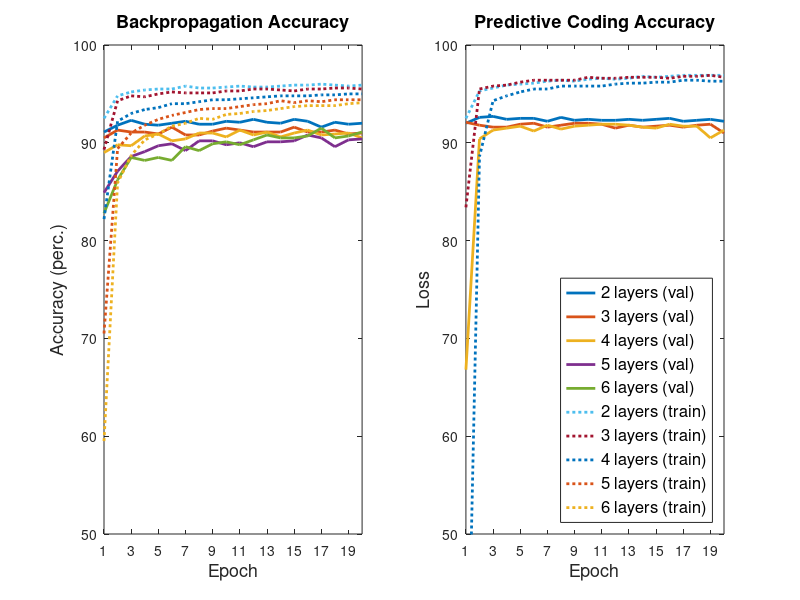

MATLAB code for this plot: (Note: this script raises an error after producing the figure.)
graph_title_text = "Varying Network Depth";

backprop_train_acc_1 = [0.01]
backprop_val_acc_1= [0.01]
pc_train_acc_1= [0.01]
pc_val_acc_1= [0.01]

% exp _2
backprop_train_acc_2 = [0.925, 0.948, 0.952, 0.954, 0.955, 0.955, 0.958, 0.956, 0.956, 0.957, 0.958, 0.957, 0.957, 0.958, 0.959, 0.959, 0.96, 0.959, 0.958, 0.959]
backprop_val_acc_2   = [0.911, 0.918, 0.923, 0.919, 0.918, 0.92, 0.922, 0.919, 0.919, 0.922, 0.921, 0.924, 0.921, 0.92, 0.924, 0.922, 0.916, 0.921, 0.919, 0.92]
pc_train_acc_2       = [0.925, 0.953, 0.956, 0.959, 0.96, 0.961, 0.963, 0.964, 0.963, 0.965, 0.966, 0.965, 0.966, 0.968, 0.967, 0.968, 0.969, 0.969, 0.969, 0.969]
pc_val_acc_2         = [0.92, 0.926, 0.927, 0.924, 0.925, 0.925, 0.922, 0.926, 0.923, 0.924, 0.923, 0.923, 0.924, 0.923, 0.924, 0.925, 0.922, 0.923, 0.924, 0.922]

% exp _3
backprop_train_acc_3 = [0.893, 0.943, 0.948, 0.947, 0.95, 0.952, 0.951, 0.951, 0.951, 0.953, 0.953, 0.955, 0.955, 0.954, 0.953, 0.955, 0.955, 0.956, 0.956, 0.955]
backprop_val_acc_3   = [0.905, 0.913, 0.911, 0.911, 0.909, 0.916, 0.908, 0.908, 0.912, 0.915, 0.913, 0.911, 0.911, 0.911, 0.916, 0.911, 0.911, 0.913, 0.909, 0.91]
pc_train_acc_3       = [0.834, 0.955, 0.958, 0.959, 0.962, 0.964, 0.964, 0.964, 0.964, 0.967, 0.966, 0.966, 0.967, 0.967, 0.967, 0.966, 0.968, 0.968, 0.969, 0.967]
pc_val_acc_3         = [0.921, 0.918, 0.916, 0.916, 0.919, 0.92, 0.916, 0.918, 0.92, 0.92, 0.919, 0.915, 0.918, 0.916, 0.917, 0.918, 0.916, 0.918, 0.919, 0.91]

% exp _4
backprop_train_acc_4 = [0.822, 0.922, 0.93, 0.934, 0.936, 0.94, 0.94, 0.942, 0.944, 0.944, 0.945, 0.946, 0.947, 0.948, 0.948, 0.948, 0.949, 0.949, 0.95, 0.95]
backprop_val_acc_4   = [0.89, 0.898, 0.897, 0.907, 0.909, 0.902, 0.904, 0.91, 0.91, 0.906, 0.913, 0.908, 0.911, 0.906, 0.91, 0.913, 0.908, 0.909, 0.91, 0.905]
pc_train_acc_4       = [0.237, 0.886, 0.943, 0.948, 0.952, 0.955, 0.955, 0.958, 0.958, 0.958, 0.958, 0.96, 0.961, 0.961, 0.962, 0.962, 0.964, 0.964, 0.963, 0.963]
pc_val_acc_4         = [0.668, 0.904, 0.913, 0.915, 0.917, 0.912, 0.918, 0.914, 0.917, 0.918, 0.919, 0.919, 0.918, 0.916, 0.915, 0.919, 0.917, 0.917, 0.905, 0.913]

% exp _5
backprop_train_acc_5 = [0.705, 0.894, 0.91, 0.918, 0.924, 0.928, 0.931, 0.934, 0.935, 0.935, 0.937, 0.939, 0.94, 0.943, 0.941, 0.943, 0.942, 0.944, 0.944, 0.944]
backprop_val_acc_5   = [0.849, 0.871, 0.886, 0.891, 0.897, 0.899, 0.892, 0.902, 0.902, 0.898, 0.9, 0.896, 0.901, 0.901, 0.902, 0.908, 0.905, 0.896, 0.903, 0.904]
pc_train_acc_5       = [0.02, 0.02, 0.021, 0.021, 0.02, 0.021, 0.02, 0.02, 0.021, 0.019, 0.021, 0.021, 0.02, 0.021, 0.019, 0.021, 0.02, 0.019, 0.02, 0.02]
pc_val_acc_5         = [0.021, 0.021, 0.019, 0.021, 0.019, 0.018, 0.021, 0.02, 0.02, 0.019, 0.022, 0.02, 0.019, 0.021, 0.019, 0.02, 0.02, 0.023, 0.021, 0.021]

% exp _6
backprop_train_acc_6 = [0.595, 0.859, 0.887, 0.903, 0.909, 0.917, 0.92, 0.925, 0.924, 0.929, 0.93, 0.932, 0.933, 0.935, 0.937, 0.938, 0.938, 0.938, 0.94, 0.941]
backprop_val_acc_6   = [0.828, 0.862, 0.885, 0.882, 0.885, 0.882, 0.896, 0.892, 0.899, 0.901, 0.898, 0.903, 0.908, 0.905, 0.905, 0.907, 0.915, 0.905, 0.907, 0.911]
pc_train_acc_6       = [0.02, 0.021, 0.02, 0.022, 0.019, 0.02, 0.02, 0.021, 0.021, 0.021, 0.021, 0.02, 0.02, 0.021, 0.019, 0.019, 0.02, 0.021, 0.019, 0.019]
pc_val_acc_6         = [0.02, 0.021, 0.022, 0.02, 0.02, 0.021, 0.018, 0.02, 0.021, 0.019, 0.018, 0.02, 0.02, 0.022, 0.021, 0.02, 0.02, 0.02, 0.022, 0.02]



subplot(1,2,1);

% Backpropagation 
% Val accuracy
plot(backprop_val_acc_2*100, 'LineWidth',2)
hold on

plot(backprop_val_acc_3*100, 'LineWidth',2);
hold on

plot(backprop_val_acc_4*100, 'LineWidth',2);
hold on

plot(backprop_val_acc_5*100, 'LineWidth',2);
hold on

plot(backprop_val_acc_6*100, 'LineWidth',2);
hold on

% Train accuracy
plot(backprop_train_acc_2*100, ':','LineWidth',2);
hold on

plot(backprop_train_acc_3*100, ':','LineWidth',2);
hold on

plot(backprop_train_acc_4*100, ':','LineWidth',2);
hold on

plot(backprop_train_acc_5*100, ':','LineWidth',2)
hold on

plot(backprop_train_acc_6*100, ':','LineWidth',2)
hold off


title('Backpropagation Accuracy', 'FontSize', 13)
xlabel('Epoch', 'FontSize', 13) 
ylabel('Accuracy (perc.)', 'FontSize', 13)

% Set plot 1 ranges
set(gca,'XTick',1:2:20);
axis([1 20 50 100])


subplot(1,2,2);

% PC 
% Valid accuracy
plot(pc_val_acc_2*100,'LineWidth',2);
hold on

plot(pc_val_acc_3*100,'LineWidth',2);
hold on

plot(pc_val_acc_4*100,'LineWidth',2);
hold on

plot(pc_val_acc_5*100,'LineWidth',2)
hold on

plot(pc_val_acc_6*100,'LineWidth',2)
hold on

% Train accuracy
plot(pc_train_acc_2*100, ':','LineWidth',2);
hold on

plot(pc_train_acc_3*100, ':','LineWidth',2);
hold on

plot(pc_train_acc_4*100, ':','LineWidth',2);
hold on

plot(pc_train_acc_5*100, ':','LineWidth',2)
hold on

plot(pc_train_acc_6*100, ':','LineWidth',2)
hold off

legend('2 layers (val)', '3 layers (val)','4 layers (val)','5 layers (val)', '6 layers (val)', '2 layers (train)', '3 layers (train)','4 layers (train)','5 layers (train)', '6 layers (train)', 'FontSize', 12, 'Location','southeast')

title('Predictive Coding Accuracy', 'FontSize', 13)
xlabel('Epoch', 'FontSize', 13) 
ylabel('Loss', 'FontSize', 13) 

% Set plot 2 ranges
set(gca,'XTick',1:2:20);
axis([1 20 50 100])


% No scientific notation
% h =  plot(Valid_loss_feat, ':','LineWidth',2);
% ax = ancestor(h, 'axes');
% ax.XAxis.Exponent = 0;
xtickformat('%.0f'); 

% Padronize window size
x0=100;
y0=50;
width=1200;
height=600;
set(gcf,'position',[x0,y0,width,height])

sgtitle(graph_title_text, 'FontSize', 15) 


